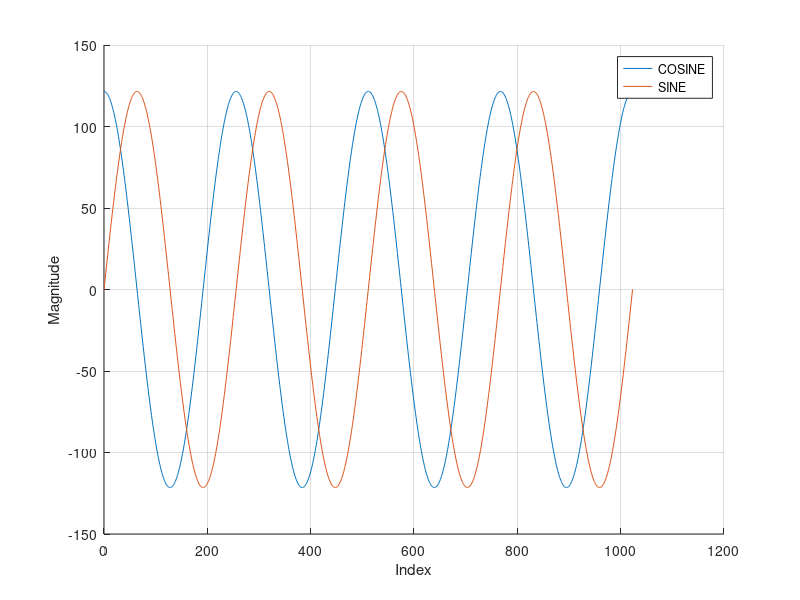

Recreate this plot in MATLAB.
clear all;
close all;
clc;

range_out = 135; % peak value of the sin/cos signal: always use a value which is exact multiple of 2/9 to an exact number
index = 485; % modulation index

% range_out = 500 is 100khz with 100Mhz crystal
% nearest factor of 2/9 is 504

% range_out = 250 is 200khz with 100Mhz crystal
% nearest factor of 2/9 is 252

% range_out = 139 is 180khz with 50Mhz crystal
% nearest factor of 2/9 is 135

b_in = 10; % number of input angle bits (signed)
b_out = 10; % number of output bits (signed)
range_in = 2 ^ b_in - 1; % range of the resolver in decimal
p = 4; % cycles per one angular rotation

for i=0:range_in
    angle = mod(round(i * p),range_in);
    theta = angle / range_in * 2 * pi;
%     cosine(i + 1) = 0.5 + round(range_out * (cos(theta) + 1) / 2) - (range_out + 1) / 2;
%     sine(i + 1) = 0.5 + round(range_out * (sin(theta) + 1) / 2) - (range_out + 1) / 2;
    cosine(i + 1) = range_out * cos(theta) * 0.9;
    sine(i + 1) = range_out * sin(theta) * 0.9;
%     cosine(i + 1) = range_out * sawtooth(theta,0.5);
%     sine(i + 1) = range_out * sawtooth(theta,0.5);
end

fileID = fopen('LUT.v','w');
fprintf(fileID,'module LUT(angle,sin,cos);\r\n');
str = ['input [',int2str(b_in - 1),':0] angle;\r\n'];
fprintf(fileID,str);
str = ['output signed [',int2str(b_out - 1),':0] sin;\r\n'];
fprintf(fileID,str);
str = ['output signed [',int2str(b_out - 1),':0] cos;\r\n'];
fprintf(fileID,str);
str = ['reg signed [',int2str(b_out - 1),':0] sin;\r\n'];
fprintf(fileID,str);
str = ['reg signed [',int2str(b_out - 1),':0] cos;\r\n'];
fprintf(fileID,str);
str = ['always@(angle)\r\n'];
fprintf(fileID,str);
str = ['case(angle)\r\n'];
fprintf(fileID,str);

for i = 0:range_in
    if((sine(i + 1) >= 0) && (cosine(i + 1) >= 0))
        str = [int2str(b_in),'''d',int2str(i),':\r\n begin\r\n sin = ',int2str(b_out),'''d',int2str(abs(sine(i + 1))),';\r\n cos = ',int2str(b_out),'''d',int2str(abs(cosine(i + 1))),';\r\n end\r\n'];
        fprintf(fileID,str);
    elseif((sine(i + 1) >= 0) && (cosine(i + 1) < 0))
        str = [int2str(b_in),'''d',int2str(i),':\r\n begin\r\n sin = ',int2str(b_out),'''d',int2str(abs(sine(i + 1))),';\r\n cos = -',int2str(b_out),'''d',int2str(abs(cosine(i + 1))),';\r\n end\r\n'];
        fprintf(fileID,str);
    elseif((sine(i + 1) < 0) && (cosine(i + 1) >= 0))
        str = [int2str(b_in),'''d',int2str(i),':\r\n begin\r\n sin = -',int2str(b_out),'''d',int2str(abs(sine(i + 1))),';\r\n cos = ',int2str(b_out),'''d',int2str(abs(cosine(i + 1))),';\r\n end\r\n'];
        fprintf(fileID,str);
    else
        str = [int2str(b_in),'''d',int2str(i),':\r\n begin\r\n sin = -',int2str(b_out),'''d',int2str(abs(sine(i + 1))),';\r\n cos = -',int2str(b_out),'''d',int2str(abs(cosine(i + 1))),';\r\n end\r\n'];
        fprintf(fileID,str);
    end
end

fprintf(fileID,'endcase\r\n');
fprintf(fileID,'endmodule');
fclose(fileID);

i = 0:1:range_in;
hold on
plot(i,cosine,i,sine)
legend('COSINE','SINE')
xlabel('Index')
ylabel('Magnitude')
grid on
hold off

step = range_out * 2 / 9;
phase_0 = -range_out;
phase_1 = phase_0 + step;
phase_2 = phase_1 + step;
phase_3 = phase_2 + step;
phase_4 = phase_3 + step;
phase_5 = phase_4 + step;
phase_6 = phase_5 + step;
phase_7 = phase_6 + step;
phase_8 = phase_7 + step;

fileID = fopen('param.v','w');
fprintf(fileID,'//parameter file\r\n');
fprintf(fileID,'//phase shift for dpwm\r\n');

if(phase_0 >= 0)
str = ['parameter signed [',int2str(b_in - 1),':0] dpwm_angle_0 = ',int2str(b_in),'''d',int2str(phase_0),';\r\n'];
fprintf(fileID,str);
else
str = ['parameter signed [',int2str(b_in - 1),':0] dpwm_angle_0 = -',int2str(b_in),'''d',int2str(-phase_0),';\r\n'];
fprintf(fileID,str);
end

if(phase_1 >= 0)
str = ['parameter signed [',int2str(b_in - 1),':0] dpwm_angle_1 = ',int2str(b_in),'''d',int2str(phase_1),';\r\n'];
fprintf(fileID,str);
else
str = ['parameter signed [',int2str(b_in - 1),':0] dpwm_angle_1 = -',int2str(b_in),'''d',int2str(-phase_1),';\r\n'];
fprintf(fileID,str);
end

if(phase_2 >= 0)
str = ['parameter signed [',int2str(b_in - 1),':0] dpwm_angle_2 = ',int2str(b_in),'''d',int2str(phase_2),';\r\n'];
fprintf(fileID,str);
else
str = ['parameter signed [',int2str(b_in - 1),':0] dpwm_angle_2 = -',int2str(b_in),'''d',int2str(-phase_2),';\r\n'];
fprintf(fileID,str);
end

if(phase_3 >= 0)
str = ['parameter signed [',int2str(b_in - 1),':0] dpwm_angle_3 = ',int2str(b_in),'''d',int2str(phase_3),';\r\n'];
fprintf(fileID,str);
else
str = ['parameter signed [',int2str(b_in - 1),':0] dpwm_angle_3 = -',int2str(b_in),'''d',int2str(-phase_3),';\r\n'];
fprintf(fileID,str);
end

if(phase_4 >= 0)
str = ['parameter signed [',int2str(b_in - 1),':0] dpwm_angle_4 = ',int2str(b_in),'''d',int2str(phase_4),';\r\n'];
fprintf(fileID,str);
else
str = ['parameter signed [',int2str(b_in - 1),':0] dpwm_angle_4 = -',int2str(b_in),'''d',int2str(-phase_4),';\r\n'];
fprintf(fileID,str);
end

if(phase_5 >= 0)
str = ['parameter signed [',int2str(b_in - 1),':0] dpwm_angle_5 = ',int2str(b_in),'''d',int2str(phase_5),';\r\n'];
fprintf(fileID,str);
else
str = ['parameter signed [',int2str(b_in - 1),':0] dpwm_angle_5 = -',int2str(b_in),'''d',int2str(-phase_5),';\r\n'];
fprintf(fileID,str);
end

if(phase_6 >= 0)
str = ['parameter signed [',int2str(b_in - 1),':0] dpwm_angle_6 = ',int2str(b_in),'''d',int2str(phase_6),';\r\n'];
fprintf(fileID,str);
else
str = ['parameter signed [',int2str(b_in - 1),':0] dpwm_angle_6 = -',int2str(b_in),'''d',int2str(-phase_6),';\r\n'];
fprintf(fileID,str);
end

if(phase_7 >= 0)
str = ['parameter signed [',int2str(b_in - 1),':0] dpwm_angle_7 = ',int2str(b_in),'''d',int2str(phase_7),';\r\n'];
fprintf(fileID,str);
else
str = ['parameter signed [',int2str(b_in - 1),':0] dpwm_angle_7 = -',int2str(b_in),'''d',int2str(-phase_7),';\r\n'];
fprintf(fileID,str);
end

if(phase_8 >= 0)
str = ['parameter signed [',int2str(b_in - 1),':0] dpwm_angle_8 = ',int2str(b_in),'''d',int2str(phase_8),';\r\n'];
fprintf(fileID,str);
else
str = ['parameter signed [',int2str(b_in - 1),':0] dpwm_angle_8 = -',int2str(b_in),'''d',int2str(-phase_8),';\r\n'];
fprintf(fileID,str);
end

fprintf(fileID,'//ramp counter boundary\r\n');

str = ['parameter signed [',int2str(b_in - 1),':0] up = ',int2str(b_in),'''d',int2str(range_out),';\r\n'];
fprintf(fileID,str);
str = ['parameter signed [',int2str(b_in - 1),':0] down = -',int2str(b_in),'''d',int2str(range_out),';\r\n'];
fprintf(fileID,str);

fprintf(fileID,'//modulation index\r\n');

str = ['parameter signed [',int2str(b_in - 1),':0] index = ',int2str(b_in),'''d',int2str(index),';\r\n'];
fprintf(fileID,str);


fclose(fileID);